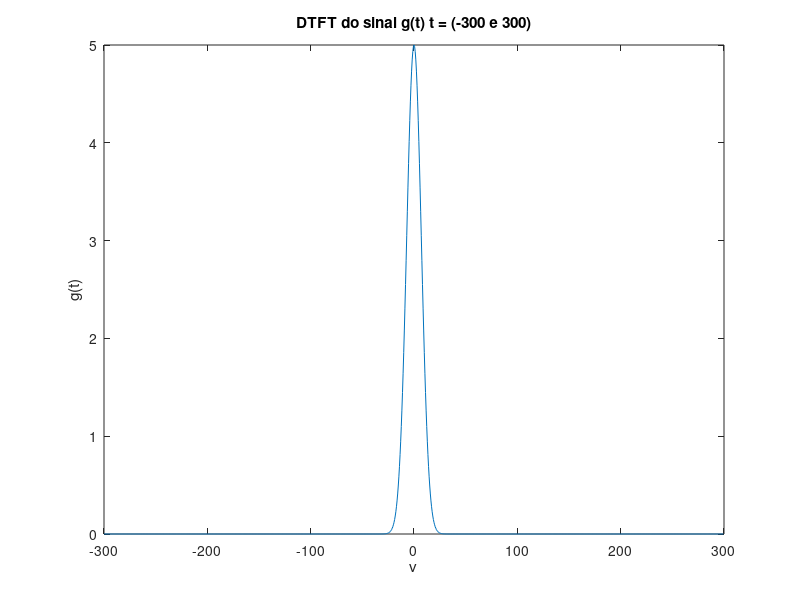
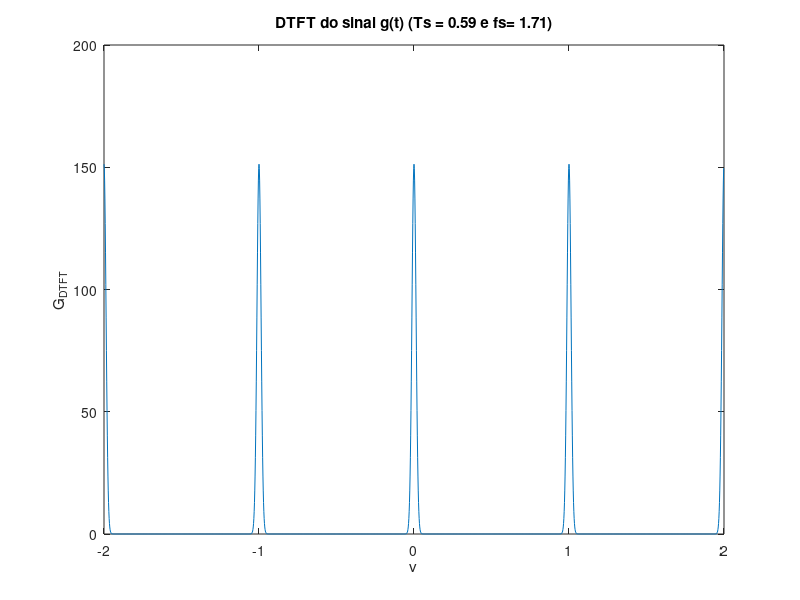

Recreate these plots in MATLAB, in order.
clear all
close all

%{
================= Cálculo de DTFT em de v=(-2,2) =======================
    Este programa visa calcular a DTFT de uma função gauassina,
considerando uma janela de frequência de -2 a 2.
    O sinal gaussiano é dado por g(t) = A * exp(-(t/Sigma)^2), onde A é a 
amplitude do sinal.
%}

% Número de pontos de amostragem
Npt_n = 2^10;
n = (-Npt_n/2:1:Npt_n/2-1);

% Janela temporal
to = -300;
tf = 300;
Ts = (tf - to)/Npt_n; %período
t = n * Ts;           %vetor de janela temporal

% Amostragem da função g(t)
A = 5;          %amplitude
Sigma = 10;    %sigma
g = t * 0;      %inicializa vetor g com o mesmo número de pontos que t
g = A * exp(-(t/Sigma).^2); %gaussiana discreta

% Plotagem da g(t)
figure(1)
plot(t,abs(g))
xlabel('v')
ylabel('g(t)')
title(sprintf('DTFT do sinal g(t) t = (-300 e 300)'));

% Janela de frequẽncia (v)
Npt_v = 2^11;               %número de pontos de v
k = (-Npt_v/2:1:Npt_v/2-1); %vetor auxiliar k
vo = -2;                        
vf = -vo;
v_step = (vf - vo)/Npt_v;   %passo de v
v = k * v_step;             %vetor de janela de frequência -> suficiente pois compreende mais q 3 períodos

% DTFT de G (G_DTFT)
G_DTFT = v * 0;
for u = 1 : length(v)
    G_DTFT(u) = sum(g.*exp(-1i*2*pi*v(u)*n));
end

% Plotagem da G_DTFT
figure(2)
plot(v,abs(G_DTFT))
xlabel('v')
ylabel('G_{DTFT}')
title(sprintf('DTFT do sinal g(t) (Ts = %.2f e fs= %.2f)', Ts, 1/Ts));